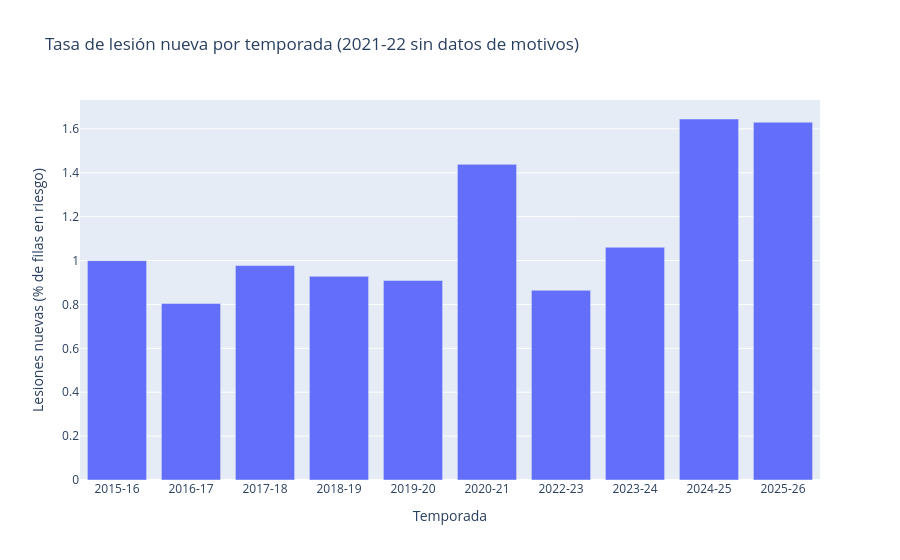

Here is the notebook cell this chart was saved with:
### Markdown cell above
**Lectura:** de las 254.983 filas en riesgo, solo 2.905 son lesiones nuevas (1,13 %). Es un problema muy desbalanceado: por cada lesión nueva hay unas 88 filas sin lesión.

**Qué supone para el modelo:**
- Un modelo que dijera siempre "no se lesiona" acertaría el 98,87 % de las veces sin detectar ninguna lesión. Por eso no uso accuracy, sino **recall** (cuántas lesiones detecto) y **PR-AUC** (lo bien que separa lesiones de no lesiones sin depender del umbral).
- En PR-AUC, un modelo que no sabe nada saca 0,011, que es la proporción de lesiones. Ese es el valor que hay que superar, no 0,5.
- Uso `class_weight="balanced"` para que el modelo dé más peso a los pocos casos de lesión y no los ignore.

### Code cell
#Tasa de lesión nueva por temporada (en %): lesiones nuevas / filas en riesgo de esa temporada
season_rate = model_rows.groupby("season_start")["lesion_nueva"].agg(["mean", "size"]).reset_index()
season_rate.columns = ["season_start", "injury_rate", "rows"]
season_rate["injury_rate"] = season_rate["injury_rate"] * 100
#Nombre de la temporada tipo "2015-16"
season_rate["season"] = season_rate["season_start"].astype(str) + "-" + (season_rate["season_start"] + 1).astype(str).str[-2:]

fig = px.bar(
    season_rate, x="season", y="injury_rate",
    title="Tasa de lesión nueva por temporada (2021-22 sin datos de motivos)",
    labels={"season": "Temporada", "injury_rate": "Lesiones nuevas (% de filas en riesgo)"},
)
fig.show()

### Figure 1 — Plotly figure (JSON) as saved in the notebook; plotly's stock layout.template omitted (floating-point values rounded to 4 significant figures)
{"data": [{"hovertemplate": "Temporada=%{x}<br>Lesiones nuevas (% de filas en riesgo)=%{y}<extra></extra>", "legendgroup": "", "marker": {"color": "#636efa", "pattern": {"shape": ""}}, "name": "", "orientation": "v", "showlegend": false, "textposition": "auto", "type": "bar", "x": ["2015-16", "2016-17", "2017-18", "2018-19", "2019-20", "2020-21", "2022-23", "2023-24", "2024-25", "2025-26"], "xaxis": "x", "y": [0.9997, 0.8042, 0.9773, 0.9281, 0.9092, 1.438, 0.8645, 1.061, 1.645, 1.631], "yaxis": "y"}], "layout": {"barmode": "relative", "legend": {"tracegroupgap": 0}, "title": {"text": "Tasa de lesión nueva por temporada (2021-22 sin datos de motivos)"}, "xaxis": {"anchor": "y", "domain": [0, 1], "title": {"text": "Temporada"}}, "yaxis": {"anchor": "x", "domain": [0, 1], "title": {"text": "Lesiones nuevas (% de filas en riesgo)"}}}}
